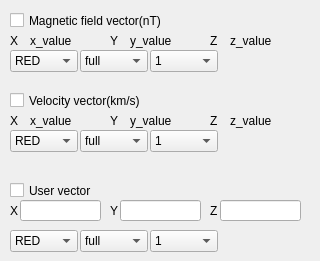
           <widget class="QWidget" name="tab_vector">
            <attribute name="title">
             <string>Vector</string>
            </attribute>
            <widget class="QCheckBox" name="checkBox_vector_mag">
             <property name="geometry">
              <rect>
               <x>10</x>
               <y>10</y>
               <width>171</width>
               <height>21</height>
              </rect>
             </property>
             <property name="text">
              <string>Magnetic field vector(nT)</string>
             </property>
            </widget>
            <widget class="QLabel" name="label_vector_mag_x_head">
             <property name="geometry">
              <rect>
               <x>10</x>
               <y>30</y>
               <width>21</width>
               <height>21</height>
              </rect>
             </property>
             <property name="text">
              <string>X</string>
             </property>
            </widget>
            <widget class="QLabel" name="label_vector_mag_x">
             <property name="geometry">
              <rect>
               <x>30</x>
               <y>30</y>
               <width>81</width>
               <height>21</height>
              </rect>
             </property>
             <property name="text">
              <string>x_value</string>
             </property>
            </widget>
            <widget class="QLabel" name="label_vector_mag_y">
             <property name="geometry">
              <rect>
               <x>130</x>
               <y>30</y>
               <width>81</width>
               <height>21</height>
              </rect>
             </property>
             <property name="text">
              <string>y_value</string>
             </property>
            </widget>
            <widget class="QLabel" name="label_vector_mag_y_head">
             <property name="geometry">
              <rect>
               <x>110</x>
               <y>30</y>
               <width>21</width>
               <height>21</height>
              </rect>
             </property>
             <property name="text">
              <string>Y</string>
             </property>
            </widget>
            <widget class="QLabel" name="label_vector_mag_z_head">
             <property name="geometry">
              <rect>
               <x>210</x>
               <y>30</y>
               <width>21</width>
               <height>21</height>
              </rect>
             </property>
             <property name="text">
              <string>Z</string>
             </property>
            </widget>
            <widget class="QLabel" name="label_vector_mag_z">
             <property name="geometry">
              <rect>
               <x>230</x>
               <y>30</y>
               <width>81</width>
               <height>21</height>
              </rect>
             </property>
             <property name="text">
              <string>z_value</string>
             </property>
            </widget>
            <widget class="QComboBox" name="comboBox_vector_mag_scale">
             <property name="geometry">
              <rect>
               <x>80</x>
               <y>50</y>
               <width>68</width>
               <height>22</height>
              </rect>
             </property>
             <item>
              <property name="text">
               <string>full</string>
              </property>
             </item>
             <item>
              <property name="text">
               <string>half</string>
              </property>
             </item>
             <item>
              <property name="text">
               <string>quarter</string>
              </property>
             </item>
            </widget>
            <widget class="QComboBox" name="comboBox_vector_mag_thick">
             <property name="geometry">
              <rect>
               <x>150</x>
               <y>50</y>
               <width>68</width>
               <height>22</height>
              </rect>
             </property>
             <item>
              <property name="text">
               <string>1</string>
              </property>
             </item>
             <item>
              <property name="text">
               <string>2</string>
              </property>
             </item>
             <item>
              <property name="text">
               <string>3</string>
              </property>
             </item>
             <item>
              <property name="text">
               <string>4</string>
              </property>
             </item>
             <item>
              <property name="text">
               <string>5</string>
              </property>
             </item>
             <item>
              <property name="text">
               <string>6</string>
              </property>
             </item>
             <item>
              <property name="text">
               <string>7</string>
              </property>
             </item>
             <item>
              <property name="text">
               <string>8</string>
              </property>
             </item>
             <item>
              <property name="text">
               <string>9</string>
              </property>
             </item>
             <item>
              <property name="text">
               <string>10</string>
              </property>
             </item>
            </widget>
            <widget class="QComboBox" name="comboBox_vector_mag_color">
             <property name="geometry">
              <rect>
               <x>10</x>
               <y>50</y>
               <width>68</width>
               <height>22</height>
              </rect>
             </property>
             <item>
              <property name="text">
               <string>RED</string>
              </property>
             </item>
             <item>
              <property name="text">
               <string>BLUE</string>
              </property>
             </item>
             <item>
              <property name="text">
               <string>GREEN</string>
              </property>
             </item>
             <item>
              <property name="text">
               <string>LIME</string>
              </property>
             </item>
             <item>
              <property name="text">
               <string>YELLOW</string>
              </property>
             </item>
             <item>
              <property name="text">
               <string>MAGENTA</string>
              </property>
             </item>
             <item>
              <property name="text">
               <string>CYAN</string>
              </property>
             </item>
             <item>
              <property name="text">
               <string>WHITE</string>
              </property>
             </item>
             <item>
              <property name="text">
               <string>BLACK</string>
              </property>
             </item>
            </widget>
            <widget class="QComboBox" name="comboBox_vector_vel_scale">
             <property name="geometry">
              <rect>
               <x>80</x>
               <y>130</y>
               <width>68</width>
               <height>22</height>
              </rect>
             </property>
             <item>
              <property name="text">
               <string>full</string>
              </property>
             </item>
             <item>
              <property name="text">
               <string>half</string>
              </property>
             </item>
             <item>
              <property name="text">
               <string>quarter</string>
              </property>
             </item>
            </widget>
            <widget class="QLabel" name="label_vector_vel_z">
             <property name="geometry">
              <rect>
               <x>230</x>
               <y>110</y>
               <width>81</width>
               <height>21</height>
              </rect>
             </property>
             <property name="text">
              <string>z_value</string>
             </property>
            </widget>
            <widget class="QCheckBox" name="checkBox_vector_vel">
             <property name="geometry">
              <rect>
               <x>10</x>
               <y>90</y>
               <width>161</width>
               <height>21</height>
              </rect>
             </property>
             <property name="text">
              <string>Velocity vector(km/s)</string>
             </property>
            </widget>
            <widget class="QComboBox" name="comboBox_vector_vel_thick">
             <property name="geometry">
              <rect>
               <x>150</x>
               <y>130</y>
               <width>68</width>
               <height>22</height>
              </rect>
             </property>
             <item>
              <property name="text">
               <string>1</string>
              </property>
             </item>
             <item>
              <property name="text">
               <string>2</string>
              </property>
             </item>
             <item>
              <property name="text">
               <string>3</string>
              </property>
             </item>
             <item>
              <property name="text">
               <string>4</string>
              </property>
             </item>
             <item>
              <property name="text">
               <string>5</string>
              </property>
             </item>
             <item>
              <property name="text">
               <string>6</string>
              </property>
             </item>
             <item>
              <property name="text">
               <string>7</string>
              </property>
             </item>
             <item>
              <property name="text">
               <string>8</string>
              </property>
             </item>
             <item>
              <property name="text">
               <string>9</string>
              </property>
             </item>
             <item>
              <property name="text">
               <string>10</string>
              </property>
             </item>
            </widget>
            <widget class="QLabel" name="label_vector_vel_x_head">
             <property name="geometry">
              <rect>
               <x>10</x>
               <y>110</y>
               <width>21</width>
               <height>21</height>
              </rect>
             </property>
             <property name="text">
              <string>X</string>
             </property>
            </widget>
            <widget class="QLabel" name="label_vector_vel_z_head">
             <property name="geometry">
              <rect>
               <x>210</x>
               <y>110</y>
               <width>21</width>
               <height>21</height>
              </rect>
             </property>
             <property name="text">
              <string>Z</string>
             </property>
            </widget>
            <widget class="QLabel" name="label_vector_vel_y_head">
             <property name="geometry">
              <rect>
               <x>110</x>
               <y>110</y>
               <width>21</width>
               <height>21</height>
              </rect>
             </property>
             <property name="text">
              <string>Y</string>
             </property>
            </widget>
            <widget class="QComboBox" name="comboBox_vector_vel_color">
             <property name="geometry">
              <rect>
               <x>10</x>
               <y>130</y>
               <width>68</width>
               <height>22</height>
              </rect>
             </property>
             <item>
              <property name="text">
               <string>RED</string>
              </property>
             </item>
             <item>
              <property name="text">
               <string>BLUE</string>
              </property>
             </item>
             <item>
              <property name="text">
               <string>GREEN</string>
              </property>
             </item>
             <item>
              <property name="text">
               <string>LIME</string>
              </property>
             </item>
             <item>
              <property name="text">
               <string>YELLOW</string>
              </property>
             </item>
             <item>
              <property name="text">
               <string>MAGENTA</string>
              </property>
             </item>
             <item>
              <property name="text">
               <string>CYAN</string>
              </property>
             </item>
             <item>
              <property name="text">
               <string>WHITE</string>
              </property>
             </item>
             <item>
              <property name="text">
               <string>BLACK</string>
              </property>
             </item>
            </widget>
            <widget class="QLabel" name="label_vector_vel_x">
             <property name="geometry">
              <rect>
               <x>30</x>
               <y>110</y>
               <width>81</width>
               <height>21</height>
              </rect>
             </property>
             <property name="text">
              <string>x_value</string>
             </property>
            </widget>
            <widget class="QLabel" name="label_vector_vel_y">
             <property name="geometry">
              <rect>
               <x>130</x>
               <y>110</y>
               <width>81</width>
               <height>21</height>
              </rect>
             </property>
             <property name="text">
              <string>y_value</string>
             </property>
            </widget>
            <widget class="QCheckBox" name="checkBox_vector_user">
             <property name="geometry">
              <rect>
               <x>10</x>
               <y>180</y>
               <width>161</width>
               <height>21</height>
              </rect>
             </property>
             <property name="text">
              <string>User vector</string>
             </property>
            </widget>
            <widget class="QComboBox" name="comboBox_vector_user_thick">
             <property name="geometry">
              <rect>
               <x>150</x>
               <y>230</y>
               <width>68</width>
               <height>22</height>
              </rect>
             </property>
             <item>
              <property name="text">
               <string>1</string>
              </property>
             </item>
             <item>
              <property name="text">
               <string>2</string>
              </property>
             </item>
             <item>
              <property name="text">
               <string>3</string>
              </property>
             </item>
             <item>
              <property name="text">
               <string>4</string>
              </property>
             </item>
             <item>
              <property name="text">
               <string>5</string>
              </property>
             </item>
             <item>
              <property name="text">
               <string>6</string>
              </property>
             </item>
             <item>
              <property name="text">
               <string>7</string>
              </property>
             </item>
             <item>
              <property name="text">
               <string>8</string>
              </property>
             </item>
             <item>
              <property name="text">
               <string>9</string>
              </property>
             </item>
             <item>
              <property name="text">
               <string>10</string>
              </property>
             </item>
            </widget>
            <widget class="QLabel" name="label_vector_user_x_head">
             <property name="geometry">
              <rect>
               <x>10</x>
               <y>200</y>
               <width>21</width>
               <height>21</height>
              </rect>
             </property>
             <property name="text">
              <string>X</string>
             </property>
            </widget>
            <widget class="QLabel" name="label_vector_user_z_head">
             <property name="geometry">
              <rect>
               <x>210</x>
               <y>200</y>
               <width>21</width>
               <height>21</height>
              </rect>
             </property>
             <property name="text">
              <string>Z</string>
             </property>
            </widget>
            <widget class="QComboBox" name="comboBox_vector_user_scale">
             <property name="geometry">
              <rect>
               <x>80</x>
               <y>230</y>
               <width>68</width>
               <height>22</height>
              </rect>
             </property>
             <item>
              <property name="text">
               <string>full</string>
              </property>
             </item>
             <item>
              <property name="text">
               <string>half</string>
              </property>
             </item>
             <item>
              <property name="text">
               <string>quarter</string>
              </property>
             </item>
            </widget>
            <widget class="QLabel" name="label_vector_user_y_head">
             <property name="geometry">
              <rect>
               <x>110</x>
               <y>200</y>
               <width>21</width>
               <height>21</height>
              </rect>
             </property>
             <property name="text">
              <string>Y</string>
             </property>
            </widget>
            <widget class="QComboBox" name="comboBox_vector_user_color">
             <property name="geometry">
              <rect>
               <x>10</x>
               <y>230</y>
               <width>68</width>
               <height>22</height>
              </rect>
             </property>
             <item>
              <property name="text">
               <string>RED</string>
              </property>
             </item>
             <item>
              <property name="text">
               <string>BLUE</string>
              </property>
             </item>
             <item>
              <property name="text">
               <string>GREEN</string>
              </property>
             </item>
             <item>
              <property name="text">
               <string>LIME</string>
              </property>
             </item>
             <item>
              <property name="text">
               <string>YELLOW</string>
              </property>
             </item>
             <item>
              <property name="text">
               <string>MAGENTA</string>
              </property>
             </item>
             <item>
              <property name="text">
               <string>CYAN</string>
              </property>
             </item>
             <item>
              <property name="text">
               <string>WHITE</string>
              </property>
             </item>
             <item>
              <property name="text">
               <string>BLACK</string>
              </property>
             </item>
            </widget>
            <widget class="QLineEdit" name="lineEdit_vector_user_x">
             <property name="geometry">
              <rect>
               <x>20</x>
               <y>200</y>
               <width>81</width>
               <height>21</height>
              </rect>
             </property>
            </widget>
            <widget class="QLineEdit" name="lineEdit_vector_user_y">
             <property name="geometry">
              <rect>
               <x>120</x>
               <y>200</y>
               <width>81</width>
               <height>21</height>
              </rect>
             </property>
            </widget>
            <widget class="QLineEdit" name="lineEdit_vector_user_z">
             <property name="geometry">
              <rect>
               <x>220</x>
               <y>200</y>
               <width>81</width>
               <height>21</height>
              </rect>
             </property>
            </widget>
           </widget>
